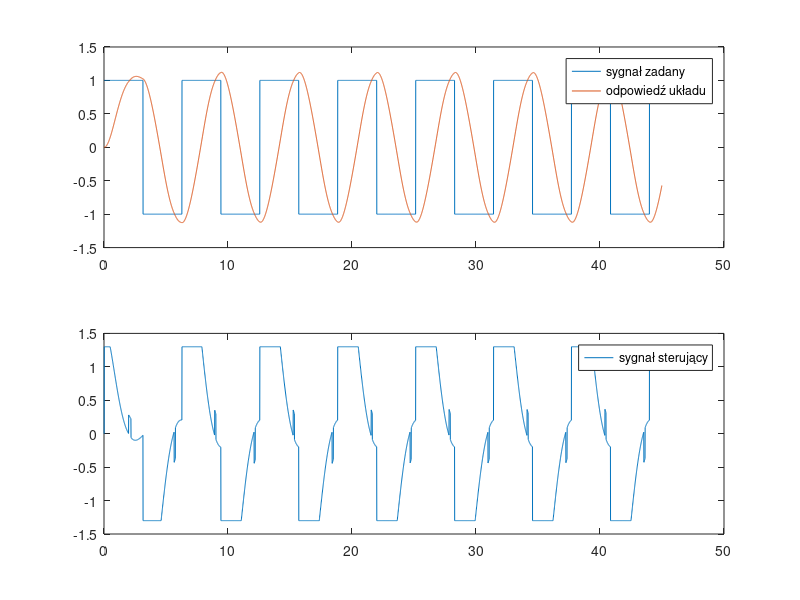

MATLAB code to generate this figure:
close all; clc; clear all;

%% 4.5 ograniczenie sterowania i AWC
k = 6;
T_1 = 5.9;
T_2 = 0.8;
s = tf('s');
G_s = k/((1+s*T_1)*(1+s*T_2))
%nastawy PID
kp = 1.6;
Ti = 6;
Td = 0.08;
Tp = 0.01;

N = 4500;
t = 0:0.01:44.99;

w = square(t, 50);
y = zeros(1, N);
e = zeros(1, N);
u = zeros(1, N);
e(1) = 1;
e(2) = 1;
sumaUchybow = e(1) + e(2);
%ustawianie ograniczeń
max = 1.3;
min = -max;
for i=3:N
    %obliczenie uchybu i dotychczasowej sumy uchybow
    e(i) = w(i) - y(i-1);
    sumaUchybow = sumaUchybow + e(i);
    %równanie (6)
    u(i) = kp*((e(i) + Tp/Ti*sumaUchybow + Td/Tp*(e(i)-e(i-1))));
    %4.5 ograniczenie i AWC1
    if abs(e(i)) > 0.02
        u(i) = u(i) - kp*Tp/Ti*sumaUchybow;
    end
    if u(i) < min
        u(i) = min;
    elseif u(i) > max
        u(i) = max;
    end
    %wyznaczone równanie rekursywne
    y(i) = (2-1.42*Tp)*y(i-1) + (-0.21*Tp^2+1.42*Tp-1)*y(i-2) + 1.27* Tp^2*u(i-2);
end
figure;
subplot(2, 1, 1);
plot(t, w);
hold on;
plot(t, y);
legend( 'sygnał zadany', 'odpowiedź układu');
subplot(2, 1, 2);
plot(t, u);
legend('sygnał sterujący');